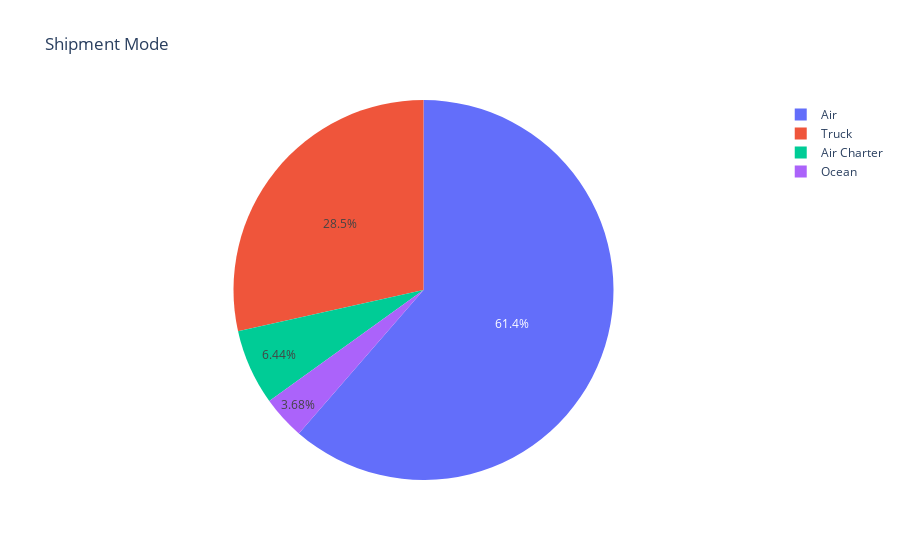

Notebook code for this chart:
### Code cell
ShippingMode = cl_df["Shipment Mode"].value_counts()
labels = (np.array(ShippingMode.index))
sizes = (np.array((ShippingMode / ShippingMode.sum())*100))

trace = go.Pie(labels=labels, values=sizes)
layout = go.Layout(title="Shipment Mode")
dat = [trace]
fig = go.Figure(data=dat, layout=layout)
py.iplot(fig, filename="Shipment Mode")

### Figure 1 — Plotly figure (JSON) as saved in the notebook; plotly's stock layout.template omitted (floating-point values rounded to 4 significant figures)
{"data": [{"labels": ["Air", "Truck", "Air Charter", "Ocean"], "type": "pie", "values": [61.39, 28.49, 6.441, 3.681]}], "layout": {"title": {"text": "Shipment Mode"}}}
